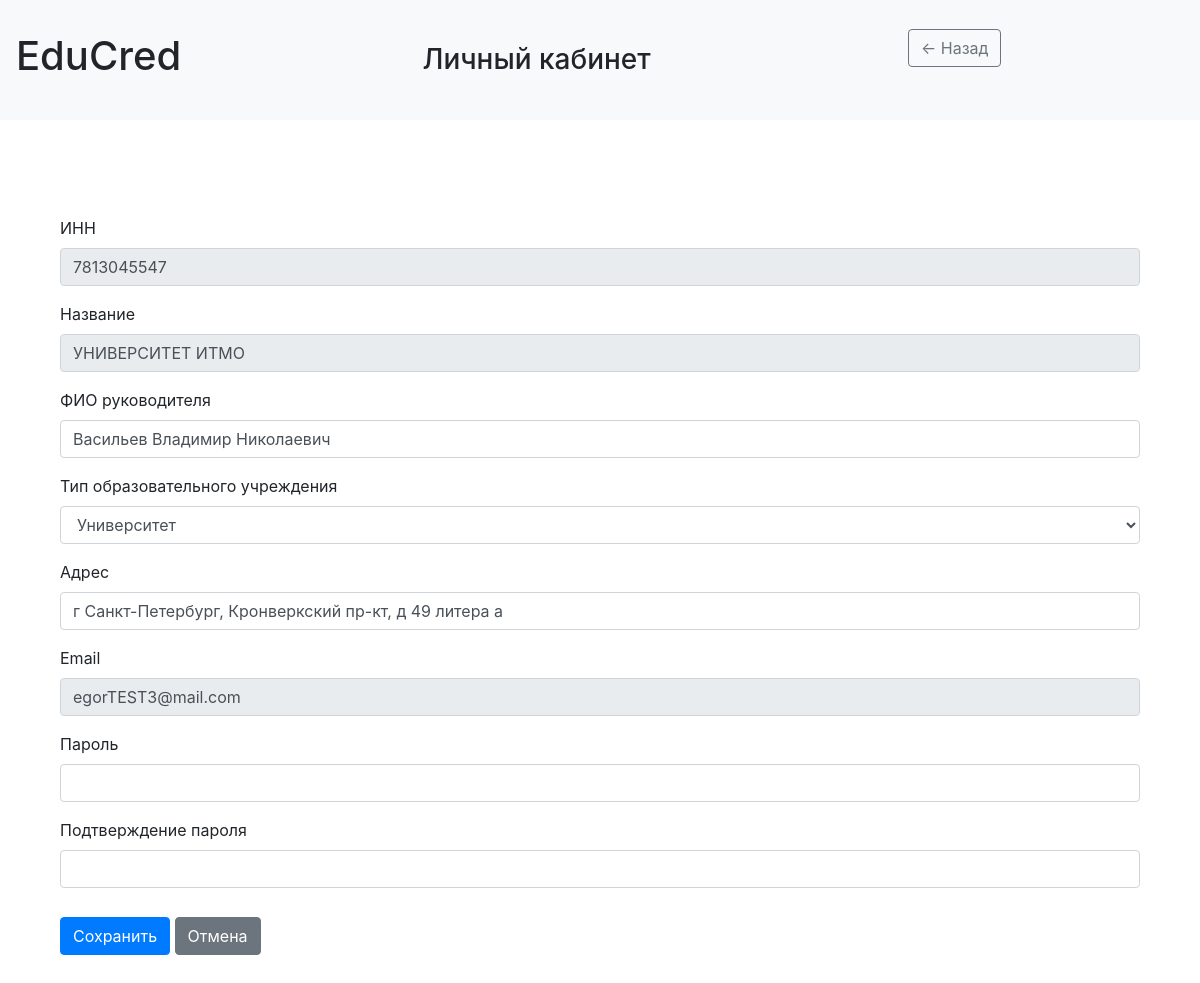
/profile (signed in), run on the app's committed database.
### data/Universities.py (models this page shows)
class University(SqlAlchemyBase, UserMixin, SerializerMixin):
    __tablename__ = "universities"
    id = sqlalchemy.Column(sqlalchemy.Integer, primary_key=True, autoincrement=True)
    user_id = sqlalchemy.Column(sqlalchemy.Integer, sqlalchemy.ForeignKey("users.id"), unique=True)
    INN = sqlalchemy.Column(sqlalchemy.Integer, nullable=False)
    title = sqlalchemy.Column(sqlalchemy.String, nullable=False)
    address = sqlalchemy.Column(sqlalchemy.String, nullable=False)
    boss_nsp = sqlalchemy.Column(sqlalchemy.String, nullable=False)
    type = sqlalchemy.Column(sqlalchemy.String, nullable=False)
    user = orm.relationship("User", back_populates="university")
    achievements = orm.relationship("Achievement", back_populates="university")

### data/Users.py (models this page shows, shortened)
class User(SqlAlchemyBase, UserMixin, SerializerMixin):
    __tablename__ = "users"
    id = sqlalchemy.Column(sqlalchemy.Integer, primary_key=True, autoincrement=True)
    email = sqlalchemy.Column(sqlalchemy.String, index=True, unique=True, nullable=True)
    hashed_password = sqlalchemy.Column(sqlalchemy.String, nullable=True)
    role = sqlalchemy.Column(sqlalchemy.String, nullable=True)
    university = orm.relationship("University", back_populates="user", uselist=False)
    employer = orm.relationship("Employer", back_populates="user", uselist=False)
    student = orm.relationship("Student", back_populates="user", uselist=False)

### server.py (the view, shortened to what this page needs)
@app.route('/profile', methods=['GET', 'POST'])
@login_required
def profile():
    db_sess = db_session.create_session()
    user = db_sess.query(User).get(current_user.id)
    born = ''
    if user.role == 'student':
        profile = db_sess.query(Student).filter_by(user_id=user.id).first()
        born = profile.born.strftime('%d.%m.%Y')
        form = StudentProfileForm(obj=profile)
    elif user.role == 'employer':
        profile = db_sess.query(Employer).filter_by(user_id=user.id).first()
        form = EmployerProfileForm(obj=profile)
    else:
        profile = db_sess.query(University).filter_by(user_id=user.id).first()
        form = UniversityProfileForm(obj=profile)
        ch = ['Академия', 'Университет', 'Институт',
              'Техникум', 'Гимназия', 'Школа', 'Лицей',
              'Коллледж', 'Училище', 'Онлайн-курс', 'Другое']
        if profile.type in ch and form.type.data in ch:
            form.type.data = str(ch.index(profile.type) + 1)
    form.email.data = user.email
    return render_template('profile.html', form=form, role=user.role, title='Личный кабинет', user=user,
                           style=url_for('static', filename='css/style.css'), born=born)

### data/ProfileForms.py
class UniversityProfileForm(FlaskForm):
    INN = StringField('ИНН', render_kw={'readonly': True, 'class': 'form-control-plaintext'})
    title = StringField('Название', render_kw={'readonly': True, 'class': 'form-control-plaintext'})
    boss_nsp = StringField('ФИО руководителя', validators=[Optional()])
    type = SelectField('Тип образовательного учреждения', choices=list(map(lambda x: (str(x[0]), x[1]),
                                                                           list(enumerate(choices, 1)))),
                       validators=[DataRequired(), validate_choice])
    address = StringField('Адрес', validators=[Optional()])
    email = StringField(
        'Email',
        render_kw={'readonly': True, 'class': 'form-control-plaintext'},
        validators=[Email()]
    )
    password = PasswordField('Пароль', validators=[Optional(), Length(min=6)])
    confirm = PasswordField('Подтверждение пароля', validators=[
        EqualTo('password', message="Пароли не совпадают")
    ])
    submit = SubmitField('Сохранить')

### data/db_session.py (called while the page is built)
def create_session() -> Session:
    global __factory
    return __factory()

### server.py (called while the page is built)
@login_manager.user_loader
def load_user(user_id):
    db_sess = db_session.create_session()
    return db_sess.query(User).get(user_id)

### templates/profile.html (shortened to what this page needs)
<html lang="ru">
<head>
    <link rel="stylesheet" type="text/css" href="{{ style }}"/>
    <link
            rel="stylesheet"
            href="https://stackpath.bootstrapcdn.com/bootstrap/4.4.1/css/bootstrap.min.css"
    >
</head>
<body>
<header>
    <nav class="navbar navbar-light bg-light">
        <h1>EduCred</h1>
        <h3 class="mb-0">Личный кабинет</h3>
        <aside class="col-3 bg-light border-end p-3 d-flex flex-column">
            <div class="d-flex align-items-center mb-4">
                <a href="{{ url_for('workspace') }}" class="btn btn-outline-secondary me-3">← Назад</a>
            </div>
        </aside>
    </nav>
</header>
<div class="container py-5">
    <div class="container py-5">
        <form method="POST">
            <div>
                {% for field in form if field.name != 'csrf_token' and field.name != 'submit' %}
                <div class="mb-3">
                    {{ field.label(class_="form-label") }}
                    {% if field.name != 'born' %}
                    {{ field(class_="form-control") }}
                    {% else %}
                    <input class="form-control" id="born" name="born" readonly required type="text"
                           value="{{ born }}">
                    {% endif %}
                </div>
                {% endfor %}
            </div>
            <div class="mt-4">
                {{ form.submit(class_="btn btn-primary") }}
                <a href="{{ url_for('profile') }}" class="btn btn-secondary ms-2">Отмена</a>
            </div>
        </form>
    </div>
</body>
</html>

### static/css/style.css (style rules this page uses)
.btn { display: inline-block; padding: 6px 12px; margin: 5px 0; font-size: 16px; font-weight: bold; background-color: #4CAF50; color: white; border: none; text-decoration: none; cursor: pointer; border-radius: 4px; }
.container { max-width: 900px; margin: 0 auto; padding: 20px; }
.d-flex { display: flex; }

### data on the page
University: INN "7813045547" "УНИВЕРСИТЕТ ИТМО" "Васильев Владимир Николаевич" "Университет" "г Санкт-Петербург, Кронверкский пр-кт, д 49 литера а"
User: email "egorTEST3@mail.com"

### other printed values
{{ field.label(class_="form-label") }} "ИНН" "Название" "ФИО руководителя" "Тип образовательного учреждения" "Адрес" "Email" "Пароль" "Подтверждение пароля"
